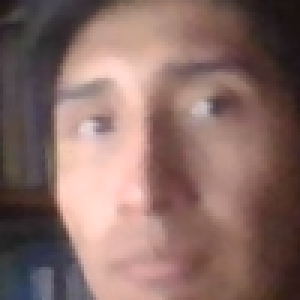
#> input picture Caras/josue/josue0.png, 100 x 100 px, given in place of the camera (shown 3 times larger)
$ jupyter execute Untitled.ipynb   (text cells are left out)
#> lines starting #> are read from the running program, lines starting #| are printed output that depends on the picture; after the words box and inside, x2 and y2 are one past the last pixel; in counts of white or black regions, pixels touching at a corner belong together
[cell 1]
import cv2 as cv

[cell 2]
import cv2 as cv

cap = cv.VideoCapture(0)
while True:
    res, img = cap.read()
#> img is the input picture: shape (100, 100, 3); mean B, G, R 102.1, 107.8, 136.7
    img2=cv.cvtColor(img, cv.COLOR_BGR2HSV)
#> img2: shape (100, 100, 3); mean H, S, V 35.6, 70.3, 137.5
    vb = (0, 50, 60)
    va = (10, 255, 255)
    mask=cv.inRange(img2, vb, va)
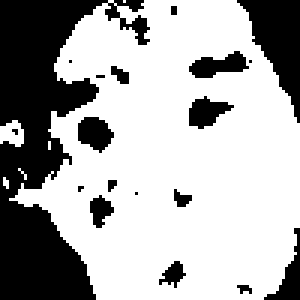
#> mask: shape (100, 100) (shown 3 times larger); 67.5% white; 19 black regions (9 under 20 px), largest, box (x1, y1, x2, y2) and area: (0, 0, 50, 100) 2252, (79, 0, 100, 41) 423, (63, 17, 83, 26) 105
    res=cv.bitwise_and(img,img, mask=mask)
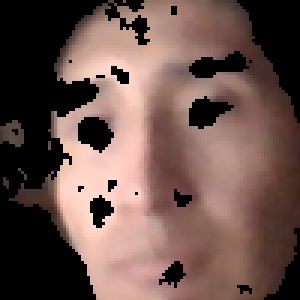
#> res: shape (100, 100, 3) (shown 3 times larger); mean B, G, R 76.9, 83.1, 108
    cv.imshow('captura', res)
    if cv.waitKey(1) & 0xFF == ord('s'):
#> (key Esc is pressed here)
        break

cap.release()
cv.destroyAllWindows()

$ run again, on Caras/josue/josue100.png
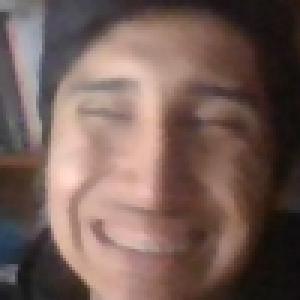
#> input picture Caras/josue/josue100.png, 100 x 100 px, given in place of the camera (shown 3 times larger)
#> img is the input picture: shape (100, 100, 3); mean B, G, R 87.5, 94.4, 117.6
#> img2: shape (100, 100, 3); mean H, S, V 32.1, 75, 118.4
#> `mask=cv.inRange(img2, vb, va)`:
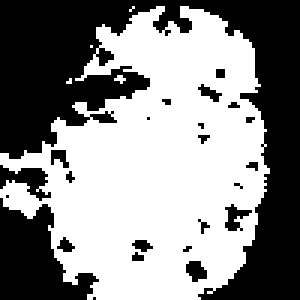
#> mask: shape (100, 100) (shown 3 times larger); 54.4% white; 24 black regions (17 under 20 px), largest, box (x1, y1, x2, y2) and area: (0, 0, 100, 100) 3583, (0, 66, 33, 100) 643, (0, 55, 17, 67) 98
#> `res=cv.bitwise_and(img,img, mask=mask)`:
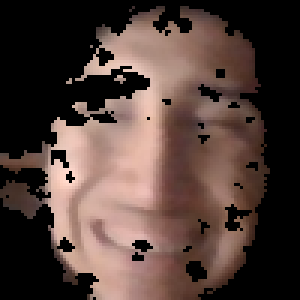
#> res: shape (100, 100, 3) (shown 3 times larger); mean B, G, R 56.9, 62.8, 81.1
